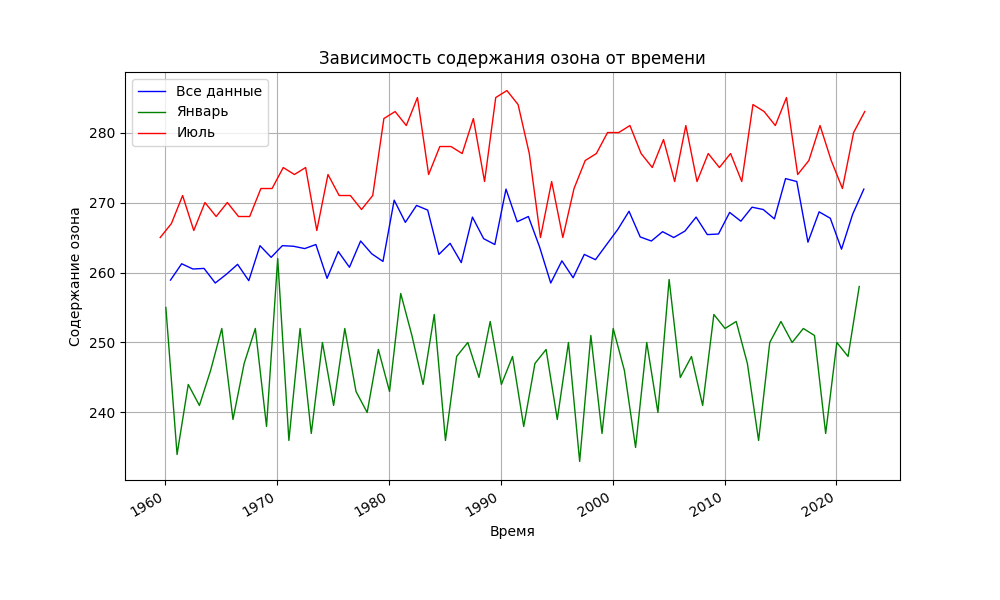

Reproduce this figure in Python.
#!/usr/bin/env python3

import argparse
import netCDF4 as nc 
'''Тут надо пояснить на семинаре мы использовами from scipy.io import netcdf
Однако я поуглил и нашел, сильно более понятную документацию по netCDF4 https://unidata.github.io/netcdf4-python/'''
import numpy as np
import json
import datetime
import matplotlib.pyplot as plt


parser = argparse.ArgumentParser()
parser.add_argument('location', nargs='+') # Парсинг аргументов из командной строки на вход принимает или 1 или 2 значения 2 значения это широта и долгота 1 это название места



"""Потыкав данные я понял что данные по широте и долготе идут с шагом в 0.5
Так как на вход могут подавться не целые числа, то надо будет найти ближайшие значения к введенным
Напишем функцию для этого. По хорошему функции надо было бы вынести в отдельный файл, но это не подразумеваеться ТЗ"""
def find_nearest_index(value, value_array):
    index = (np.abs(value_array - value)).argmin()
    return index



# Функция для расчета мин макс сред
def calculate_min_max_mean(ozone_data):
    return {
        "min": float(np.min(ozone_data)),
        "max": float(np.max(ozone_data)),
        "mean": float(np.mean(ozone_data))
    }


#Чтобы не обрабатывать перескоки через года в ручную, воспользуемся первой же нагугленной библиотекой
#Даааа, мозможно не самое оптимальное решение, но выглядит не сложно и работает

from datetime import datetime
from dateutil.relativedelta import relativedelta
def add_months_to_base_date(months):
    base_date = datetime(1960, 1, 15)  # Базовая дата полученная из файла запросом print(data.variables['time'])
    new_date = base_date + relativedelta(months=+months)
    return new_date

if __name__ == "__main__":
    args = parser.parse_args() # Парсим аргументы из командной строки
    if len(args.location) == 2:  # Предполагаем, что введены широта и долгота
        try:
            longitude = float(args.location[0])
            latitude = float(args.location[1])
        except ValueError:
            raise ValueError("Некорректный формат координат. Укажите два числа для широты и долготы.")
    else:  # Предполагаем, что введено название места
        from geopy.geocoders import Nominatim
        geolocator = Nominatim(user_agent="earth")
        location = geolocator.geocode(args.location)
        latitude = location.latitude
        longitude = location.longitude
    
    # Проверка введённых координат на соответствие допустимому диапазону
    if not (-90 <= longitude <= 90) or not (-180 <= latitude <= 180):
        print("Введены некорректные координаты. Широта должна быть в диапазоне от -90 до +90, долгота от -180 до +180.\n  Обязательно к ознакомлению https://www.youtube.com/watch?v=dUNR_25o6RA Не банте пжжпжпжп, это шутка")

    else:
        data = nc.Dataset('MSR-2.nc', mode='r') 

        latitudes = data.variables['latitude'][:]
        longitudes = data.variables['longitude'][:]
        times = data.variables['time'][:]
        ozone = data.variables['Average_O3_column'][:]

        dates = [add_months_to_base_date(int(month)) for month in times]  # Преобразование временных значений в объекты datetime

        #for date in dates:
        #    print(date)

        # Нахождение ближайших индексов
        lat_idx = find_nearest_index(latitude, latitudes)
        lon_idx = find_nearest_index(longitude, longitudes)

        #print(lat_idx, lat_idx)
        
        ozone_data = ozone[:, lat_idx, lon_idx] # Извлечение данных о содержании озона для координат
        #print(ozone_data)

        jan_ozone = np.array([ozone_data[i] for i, date in enumerate(dates) if date.month == 1])
        jul_ozone = np.array([ozone_data[i] for i, date in enumerate(dates) if date.month == 7])
        #print(jan_ozone)

        # Расчет статистик для всех данных, января и июля
        metrics_all = calculate_min_max_mean(ozone_data)
        metrics_jan = calculate_min_max_mean(jan_ozone)
        metrics_jul = calculate_min_max_mean(jul_ozone)

        #Чтобы график был нагляднее, я решил усреднить данные по годам
        #Просто если не усреднять то это просто случайней точки
        average_ozone = []
        years = []

        for i in range(0, len(ozone_data), 12):
            if i + 11 < len(ozone_data):  
                avg = sum(ozone_data[i:i+12]) / 12
                average_ozone.append(avg)
        
                years.append(1960 + i // 12)

        datetime_years = []
        #Так как у нас получиолся просто год, то переведем это в datetime, чтобы график построился нормально
        # Преобразование каждого года в datetime с фиксированным месяцем и днём (15 июня)
        for year in years:
            date = datetime(year, 6, 15)  # 15 июня в теории это где-то середина года
            datetime_years.append(date)

        # Вот тут я понял, что переходить в datetime было не лучшим решением, но уже сделал, а переписывать не хочу
        
        plt.figure(figsize=(10, 6))
        
        plt.plot(datetime_years, average_ozone, label='Все данные', color='blue', linewidth=1, linestyle='-')
        
        jan_dates = [dates[i] for i in range(len(dates)) if dates[i].month == 1]
        plt.plot(jan_dates, jan_ozone, label='Январь', color='green', linewidth=1, linestyle='-')

        jul_dates = [dates[i] for i in range(len(dates)) if dates[i].month == 7]
        plt.plot(jul_dates, jul_ozone, label='Июль', color='red', linewidth=1, linestyle='-')

        plt.title('Зависимость содержания озона от времени')
        plt.xlabel('Время')
        plt.ylabel('Содержание озона')
        plt.legend()
        plt.grid(True)

        plt.gcf().autofmt_xdate() #Формат для даты

        plt.savefig('ozon.png')
        plt.close()

        # Формирование для сохранения в JSON
        results = {
            "coordinates": [longitude, latitude],
            "jan": metrics_jan,
            "jul": metrics_jul,
            "all": metrics_all
        }

        with open('ozon.json', 'w') as json_file:
            json.dump(results, json_file, indent=4)
        data.close()

    
